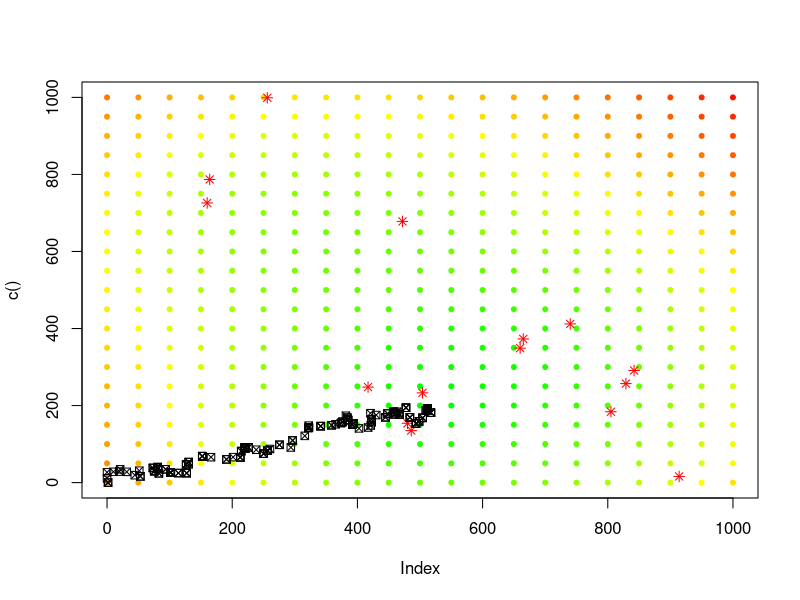

Generate this figure with R:
run = function()
{
  XMIN <- 0
  XMAX <- 1000
  YMIN <- 0
  YMAX <- 1000
  
  annealing <- function(costFunc, initialPos, infoConsumerFunc )
  {
    tempFunc <- function( interation )
    {
      (1 - 0.1)^interation
    }
    
    bestPos <- initialPos
    
    for(k in 1:200)
    {
      temperature <- tempFunc(k)
      #rand <-  rnorm( 2, bestPos, 10)
      #randomNeighbour <- c( max(0,  rand[1]), max(0,  rand[2]))
      
      randomNeighbour <-  rnorm( 2, bestPos, 10)
      randomNeighbour[1] <- min(XMAX, max(XMIN, randomNeighbour[1]))
      randomNeighbour[2] <- min(YMAX, max(YMIN, randomNeighbour[2]))
      
      #if( costFunc (randomNeighbour) > costFunc(bestPos) ){
      #  bestPos <- randomNeighbour;
      #} else if ( runif(1,0,1) < exp( - abs(  costFunc (randomNeighbour)-costFunc(bestPos)  )/temperature  )){
      #  bestPos <- randomNeighbour;
      #}
      
      costNew <- costFunc(randomNeighbour)
      costOld <- costFunc(bestPos)
      
      if( costNew < costOld ){
        bestPos <- randomNeighbour;
      } else if ( runif(1,0,1) < exp(-abs(costNew-costOld)/temperature)){
        bestPos <- randomNeighbour;
      }
      
      infoConsumerFunc(bestPos, randomNeighbour)
      #message( sprintf("%i\t%.6f\t%.6f\t%.6ft%.6f\t%.6f", k, temperature,costFunc(bestPos), costFunc(randomNeighbour), bestPos[1], bestPos[2]))
    }
  }
  
  colorFromRange = function(value, min, max)
  {
    # min value = green
    # max value = red
    # yellow's in the middle
    
    strip = function(v)
    {
      return(max(0, min(1, v)))
    }
    
    middle = (min+max)/2
    
    #if(value < middle)
    #  return(rgb(1, strip(2/(max-min)*(value-min)), 0))
    #return(rgb(strip(2/(min-max)*(value-max)), 1, 0))
    
    if(value < middle)
      return(rgb(strip(2/(min-max)*(-value+min)), 1, 0))
    return(rgb(1, strip(2/(max-min)*(-value+max)), 0))
    
  }
  
  # ======================================================
  # ======================================================
  # ======================================================
  
  resources = read.csv("resources.csv", stringsAsFactors=FALSE)
  sources = read.csv("sources.csv", stringsAsFactors=FALSE)
  #  -- do obliczeń:
  # jednostkowy koszt zakupu + jednostkowy koszt przetransportowania do fabryki
  sources["unitcost"] = vector(mode="double", length=nrow(sources))
  # na tej podstawie jest wyliczane ile z tego źródła kupujemy jednostek
  sources["used"] = vector(mode="double", length=nrow(sources))
  
  # ======================================================
  # =============== WALIDACJA DANYCH =====================
  # ======================================================
  
  for(id in resources$id)
  {
    available = sum(sources[sources$resource == id,]$limit)
    if(resources[resources$id == id,]$required > available)
    {
      cat("Ilosci zasobu o nazwie: ", resources[resources$id == id,]$name, " jest za malo w zrodlach.\n")
      return(FALSE)
    }
  }
  
  #TODO:
  #* czy współrzędne są w ramach 0-1000
  #* czy ID produkowanego zasobu istnieje
  
  # ======================================================
  # ======================================================
  # ======================================================
  
  for(id in resources$id)
  {
    available = sum(sources[sources$resource == id,]$limit)
    if(resources[resources$id == id,]$required > available)
    {
      cat("Ilosci zasobu o nazwie: ", resources[resources$id == id,]$name, " jest za malo w zrodlach.\n")
      return(FALSE)
    }
  }
  
  # --------
  
  minCost <- .Machine$integer.max
  maxCost <- 0
  
  costFunction <- function(pos) {
    distance = function(xs, ys, px, py) {
      
      #return(dist(rbind(p1, p2))[1])
      
      return(sqrt((xs-px)^2 + (ys-py)^2))
    }
    
    # --- wyliczanie wartości unitcost oraz used
    for(id in resources$id)
    {
      required = resources[resources$id == id,]$required
      
      
      #sourcesMatching$unitcost = sourcesMatching$cost + distance(c(sourcesMatching$x, sourcesMatching$y), pos)*resources[resources$id == id,]$transport
      sources[sources$resource == id,]$unitcost = 
        sources[sources$resource == id,]$cost + 
        distance(sources[sources$resource == id,]$x, sources[sources$resource == id,]$y, pos[1], pos[2])*resources[resources$id == id,]$transport
      
      sourcesMatching = sources[sources$resource == id,]
      
      while(required > 0)
      {
        # znalezienie najtańszego źródła
        
        idChosen = sourcesMatching[sourcesMatching$unitcost == min(sourcesMatching$unitcost),]$id[1]
        sourcesMatching[sourcesMatching$id == idChosen,]$used = min(required, sourcesMatching$limit)
        sources[sources$id == idChosen,]$used = sourcesMatching[sourcesMatching$id == idChosen,]$used
        required = required - sourcesMatching[sourcesMatching$id == idChosen,]$used
        
        sourcesMatching = sourcesMatching[sourcesMatching$id != idChosen,]
      }
    }
    
    # --- wyliczanie faktycznego kosztu ---
    
    c = 0
    
    for(id in sources$id)
    {
      source = sources[sources$id == id,]
      
      #c = c + source$used*(source$cost + source$transport * distance(c(source$x, source$y), pos))
      #c = c + source$used*(source$cost + source$transport * distance(sourcesMatching$x, sourcesMatching$y, pos[1], pos[2]))
      c = c + source$used*(source$cost + resources[resources$id == source$resource,]$transport * distance(source$x, source$y, pos[1], pos[2]))
    }
    
    # c = (pos[1]-500)^2 + (pos[2]-500)^2
    
    minCost <<- min(minCost, c)
    maxCost <<- max(maxCost, c)
    
    #cat('cost: ', c, '\n')
    
    return(c)
  }
  
  infoFunction <- function(pos1, pos2) {
    points(pos1[1], pos1[2], col="black", pch=7)
  }
  
  plot(c(), c(), xlim=c(0, 1000), ylim=c(0, 1000))
  
  # --- poziomice ---
  
  for(x in seq(from=0, to=1000, by=50))
    for(y in seq(from=0, to=1000, by=50))
      points(c(x), c(y), pch=20, col=colorFromRange(costFunction(c(x, y)), 50000000, 170000000))
  
  # --- źródła ---
  
  points(sources$x, sources$y, pch=8, col="#FF0000")
  
  # --- wyżarzanie ---
  
  annealing(costFunction, c(0,0), infoFunction)
  
  cat('Min Cost detected: ', minCost, '\n')
  cat('Max Cost detected: ', maxCost, '\n')
  
  return(TRUE)
}

run()


























perlin_noise <- function( 
  n = 5,   m = 7,    # Size of the grid for the vector field
  N = 100, M = 100   # Dimension of the image
) {
  # For each point on this n*m grid, choose a unit 1 vector
  vector_field <- apply(
    array( rnorm( 2 * n * m ), dim = c(2,n,m) ),
    2:3,
    function(u) u / sqrt(sum(u^2))
  )
  f <- function(x,y) {
    # Find the grid cell in which the point (x,y) is
    i <- floor(x)
    j <- floor(y)
    stopifnot( i >= 1 || j >= 1 || i < n || j < m )
    # The 4 vectors, from the vector field, at the vertices of the square
    v1 <- vector_field[,i,j]
    v2 <- vector_field[,i+1,j]
    v3 <- vector_field[,i,j+1]
    v4 <- vector_field[,i+1,j+1]
    # Vectors from the point to the vertices
    u1 <- c(x,y) - c(i,j)
    u2 <- c(x,y) - c(i+1,j)
    u3 <- c(x,y) - c(i,j+1)
    u4 <- c(x,y) - c(i+1,j+1)
    # Scalar products
    a1 <- sum( v1 * u1 )
    a2 <- sum( v2 * u2 )
    a3 <- sum( v3 * u3 )
    a4 <- sum( v4 * u4 )
    # Weighted average of the scalar products
    s <- function(p) 3 * p^2 - 2 * p^3
    p <- s( x - i )
    q <- s( y - j )
    b1 <- (1-p)*a1 + p*a2
    b2 <- (1-p)*a3 + p*a4
    (1-q) * b1 + q * b2
  }
  xs <- seq(from = 1, to = n, length = N+1)[-(N+1)]
  ys <- seq(from = 1, to = m, length = M+1)[-(M+1)]
  outer( xs, ys, Vectorize(f) )
}

matx <- perlin_noise()

funcX <- function( pos ){
  
  matx[ pos[1], pos[2]]
}

funcY <- function( pos ){
  x1Val <- funcX( c( floor(pos[1]), pos[2]) )
  x2Val <- funcX( c( ceiling(pos[1]), pos[2]) )
  y1Val <- funcX( c( pos[1], floor(pos[2]) ))
  y2Val <- funcX( c( pos[1], ceiling(pos[2]) ))
  
  x <- pos[1] - floor(pos[1])
  y <- pos[2] - floor(pos[2])
  
  ( x + y)/2
}

plotTest <- function(){
  library(lattice)
  
  #Build the horizontal and vertical axis information
  hor <- seq(0,100,10)
  ver <- paste("DM1-", hor, sep="")
  
  #Build the fake correlation matrix
  nrowcol <- length(ver)
  cor <- matrix(runif(nrowcol*nrowcol, min=0.4), nrow=nrowcol, ncol=nrowcol)
  for (i in 1:nrowcol) cor[i,i] = 1
  
  #Build the plot
  rgb.palette <- colorRampPalette(c("blue", "yellow"), space = "rgb")
  levelplot(cor, main="stage 12-14 array correlation matrix", xlab="", ylab="", col.regions=rgb.palette(120), cuts=100, at=seq(0,1,0.01)) 
}

#annealing(costFunction, c(0,0), tempFunc, infoFunction)